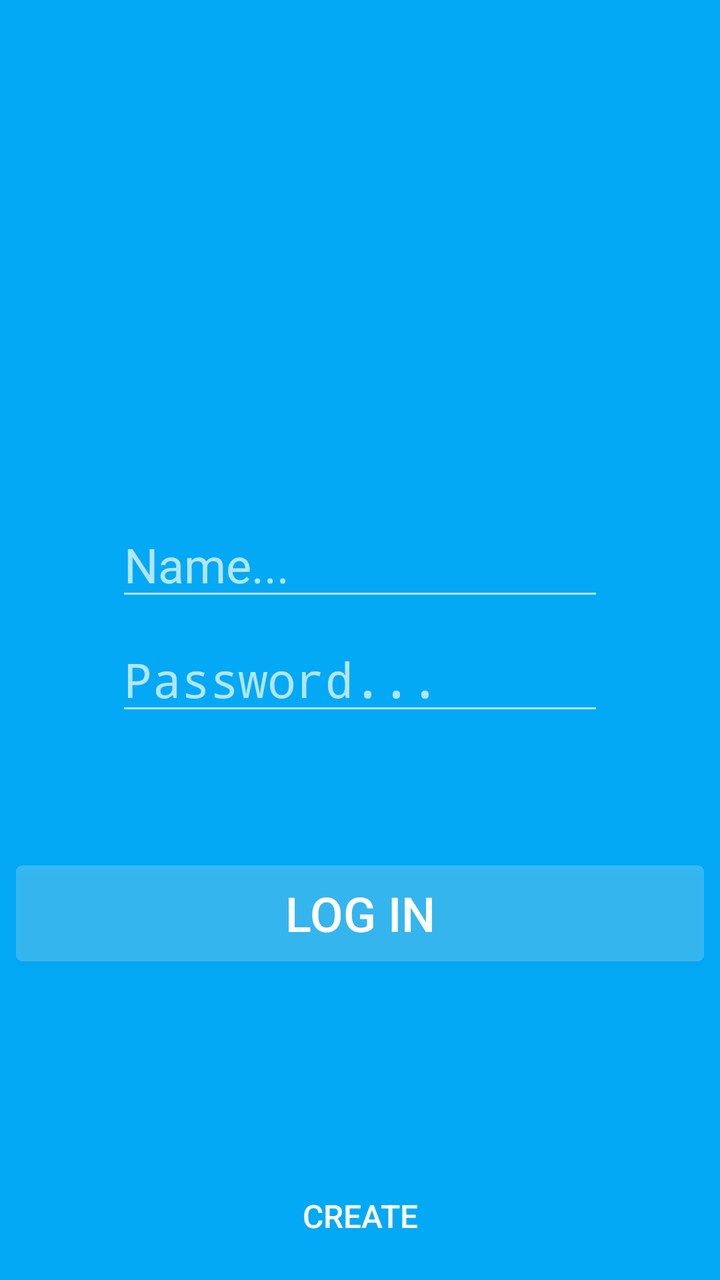
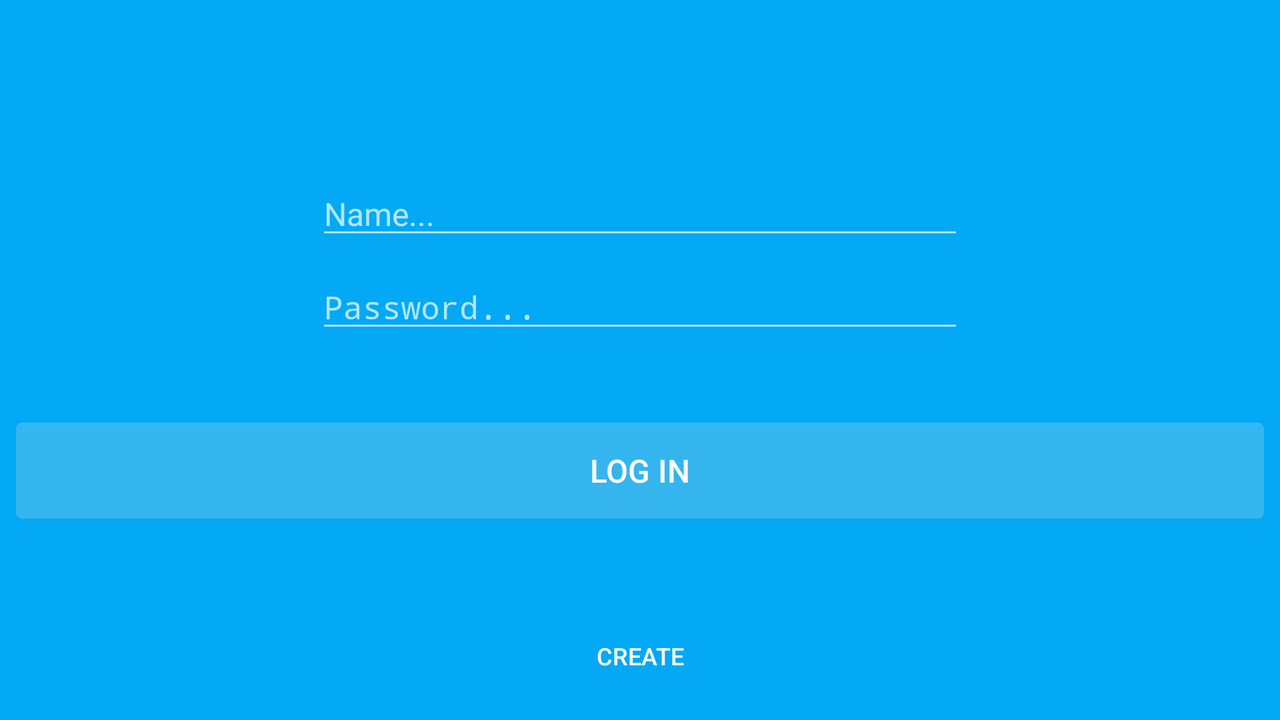

Compare how this app lays out the same screen by default and in its alternative resource folder. The renders come first, then the two layout files and the values they reference.
<!-- AndroidManifest.xml: application theme AppTheme -->
<!-- res/layout/logging_activity.xml -->
<?xml version="1.0" encoding="utf-8"?>
<RelativeLayout xmlns:android="http://schemas.android.com/apk/res/android"
              android:layout_width="match_parent"
              android:layout_height="match_parent"
                android:paddingLeft="8dp"
                android:paddingTop="8dp"
                android:paddingRight="8dp"
                android:paddingBottom="8dp">
    
    <ImageView
        android:id="@+id/iconImageView"
        android:layout_width="100dp"
        android:layout_height="100dp"
        android:layout_marginTop="100dp"
        android:layout_centerHorizontal="true"
        android:src="@drawable/ic_cash_96"
        android:scaleType="center"/>
    
    <EditText
        android:id="@+id/usernameEditText"
        android:layout_width="match_parent"
        android:layout_height="wrap_content"
        android:layout_below="@id/iconImageView"
        android:layout_marginTop="48dp"
        android:layout_marginLeft="50dp"
        android:layout_marginRight="50dp"
        android:layout_centerHorizontal="true"
        android:inputType="textPersonName"
        android:textSize="24sp"
        android:hint="@string/user_name"/>

    <EditText
        android:id="@+id/passwordEditText"
        android:layout_width="match_parent"
        android:layout_height="wrap_content"
        android:layout_below="@id/usernameEditText"
        android:layout_marginTop="8dp"
        android:layout_marginLeft="50dp"
        android:layout_marginRight="50dp"
        android:layout_centerHorizontal="true"
        android:inputType="textPassword"
        android:textSize="24sp"
        android:hint="@string/user_password"/>


    <Button
        android:id="@+id/loginButton"
        android:layout_width="match_parent"
        android:layout_height="wrap_content"
        android:layout_below="@id/passwordEditText"
        android:layout_marginTop="70dp"
        android:layout_centerHorizontal="true"
        android:textSize="24sp"
        android:text="@string/log_in"
        android:background="@drawable/rounded_button"/>

    <Button
        android:id="@+id/createButton"
        android:layout_width="match_parent"
        android:layout_height="wrap_content"
        android:layout_alignParentBottom="true"
        android:layout_marginTop="8dp"
        android:layout_centerHorizontal="true"
        android:textSize="16sp"
        android:text="@string/create_acc"
        android:background="#00000000"/>

</RelativeLayout>
<!-- resources referenced by this layout -->
<resources>
  <!-- drawable rounded_button (drawable) -->
  <?xml version="1.0" encoding="utf-8"?>
  <shape xmlns:android="http://schemas.android.com/apk/res/android"
      android:shape="rectangle">
  
      <solid android:color="#33ffffff"/>
      <corners android:radius="3dp"/>
  
  </shape>
  <string name="create_acc">create</string>
  <string name="log_in">log in</string>
  <string name="user_name">Name...</string>
  <string name="user_password">Password...</string>
  <!-- from res/values-v21/ -->
  <style name="AppTheme" parent="android:Theme.Material">
          
          <item name="android:colorPrimary">@color/material_light_blue_700</item>
          <item name="android:colorPrimaryDark">@color/material_light_blue_900</item>
          <item name="android:colorBackground">@color/material_light_blue_500</item>
          <item name="android:colorAccent">@color/material_light_green_700</item>
      </style>
  <color name="material_light_blue_700">#0288d1</color>
  <color name="material_light_blue_900">#01579b</color>
  <color name="material_light_blue_500">#03a9f4</color>
  <color name="material_light_green_700">#689f38</color>
</resources>
<!-- res/layout-land/logging_activity.xml (the repository's variant of the layout above) -->
<!-- drawn on the phone turned sideways -->
<?xml version="1.0" encoding="utf-8"?>
<RelativeLayout xmlns:android="http://schemas.android.com/apk/res/android"
                android:layout_width="match_parent"
                android:layout_height="match_parent"
                android:paddingLeft="8dp"
                android:paddingTop="8dp"
                android:paddingRight="8dp"
                android:paddingBottom="8dp">

    <ImageView
        android:id="@+id/iconImageView"
        android:layout_width="70dp"
        android:layout_height="70dp"
        android:layout_alignParentTop="true"
        android:layout_centerHorizontal="true"
        android:src="@drawable/ic_cash_96"
        android:scaleType="center"/>

    <EditText
        android:id="@+id/usernameEditText"
        android:layout_width="match_parent"
        android:layout_height="wrap_content"
        android:layout_below="@id/iconImageView"
        android:layout_marginTop="8dp"
        android:layout_marginLeft="150dp"
        android:layout_marginRight="150dp"
        android:layout_centerHorizontal="true"
        android:inputType="textPersonName"
        android:textSize="16sp"
        android:hint="@string/user_name"/>

    <EditText
        android:id="@+id/passwordEditText"
        android:layout_width="match_parent"
        android:layout_height="wrap_content"
        android:layout_below="@id/usernameEditText"
        android:layout_marginTop="8dp"
        android:layout_marginLeft="150dp"
        android:layout_marginRight="150dp"
        android:layout_centerHorizontal="true"
        android:inputType="textPassword"
        android:textSize="16sp"
        android:hint="@string/user_password"/>

    <Button
        android:id="@+id/loginButton"
        android:layout_width="match_parent"
        android:layout_height="wrap_content"
        android:layout_below="@id/passwordEditText"
        android:layout_marginTop="40dp"
        android:layout_centerHorizontal="true"
        android:textSize="16sp"
        android:text="@string/log_in"
        android:background="@drawable/rounded_button"/>

    <Button
        android:id="@+id/createButton"
        android:layout_width="match_parent"
        android:layout_height="wrap_content"
        android:layout_alignParentBottom="true"
        android:layout_marginTop="8dp"
        android:layout_centerHorizontal="true"
        android:textSize="12sp"
        android:text="@string/create_acc"
        android:background="#00000000"/>

</RelativeLayout>
